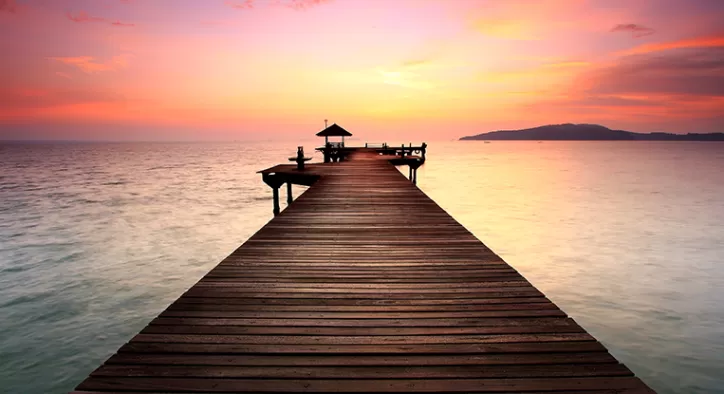
#> input picture manzara-fotografi-cekmek-724x394.webp, 724 x 394 px; the run also reads 1 picture not shown here
$ python testing_image.py
#> lines starting #> are read from the running program, lines starting #| are printed output that depends on the picture; long printed decimals are rounded
import cv2
import numpy as np
from scipy.stats import ttest_ind

def calculate_histogram(image):
    # Check if the image is loaded successfully
    if image is None:
        raise ValueError("Image not loaded properly.")
    # Calculate histogram
    histogram = cv2.calcHist([image], [0], None, [256], [0, 256])
    return histogram

def perform_statistical_test(histogram1, histogram2):
    # Check if both histograms have the same shape
    if histogram1.shape != histogram2.shape:
        raise ValueError("Histograms have different shapes.")
    # Perform t-test
    t_statistic, p_value = ttest_ind(histogram1, histogram2)
    return t_statistic, p_value

# Paths to the original image and the distorted (hidden message) image
original_image_path = "manzara-fotografi-cekmek-724x394.webp"
distorted_image_path = "embedded_img.png"

# Load images
original_image = cv2.imread(original_image_path, 0)
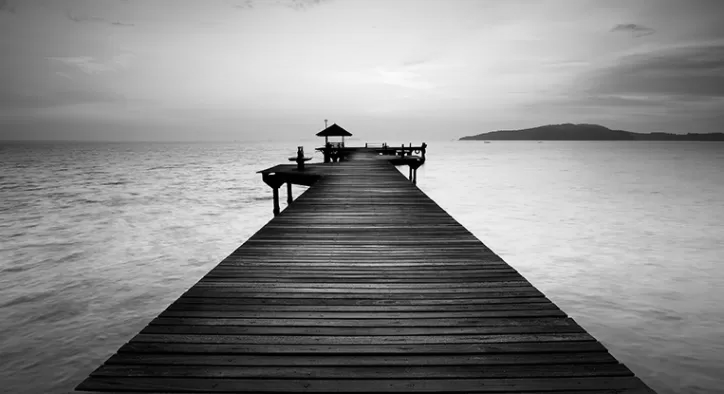
#> original_image: shape (394, 724); min 0, max 250, mean 137.4
distorted_image = cv2.imread(distorted_image_path, 0)
#> distorted_image: shape (394, 724); min 0, max 250, mean 136.9

# Calculate histograms
original_histogram = calculate_histogram(original_image)
#> in calculate_histogram, `histogram = cv2.calcHist([image], [0], None, [256], [0, 256])`: histogram = 256 values, max 2337 at index 230, min 0 at index 251, mean 1114.3
#> original_histogram has the same summary as histogram in calculate_histogram
distorted_histogram = calculate_histogram(distorted_image)
#> distorted_histogram = 256 values, max 2221 at index 230, min 0 at index 251, mean 1114.3

# Perform histogram analysis
# Histogram comparison process is performed here.

# Statistical test
try:
    t_statistic, p_value = perform_statistical_test(original_histogram, distorted_histogram)
#> in perform_statistical_test, `t_statistic, p_value = ttest_ind(histogram1, histogram2)`: t_statistic = [0]; p_value = [1]
#> t_statistic = [0]; p_value = [1]
    print("T statistic:", t_statistic)
#| T statistic: [0.]
    print("P value:", p_value)
#| P value: [1.]
except ValueError as e:
    print("Error:", e)


import cv2

# İki resmin Peak Signal-to-Noise Ratio'sunu hesaplar
def calculate_psnr(image1, image2):
    psnr = cv2.PSNR(image1, image2)
    return psnr

# İki resmi yükle
image1 = cv2.imread("manzara-fotografi-cekmek-724x394.webp", cv2.IMREAD_COLOR)
#> image1 is the input picture: shape (394, 724, 3); mean B, G, R 111.5, 127.2, 167.3
image2 = cv2.imread("embedded_img.png", cv2.IMREAD_COLOR)


# PSNR'yi hesapla
psnr_value = calculate_psnr(image1, image2)
#> in calculate_psnr, `psnr = cv2.PSNR(image1, image2)`: psnr = 89.33
#> psnr_value = 89.33
print("PSNR Value:", psnr_value)
#| PSNR Value: 89.325


import cv2
import numpy as np

# İki resmin Mean Squared Error'ını hesaplar
def calculate_mse(image1, image2):
    mse = np.mean((image1 - image2) ** 2)
#> mse = 7.6e-05
    return mse

# İki resmi yükle
image1 = cv2.imread("manzara-fotografi-cekmek-724x394.webp", cv2.IMREAD_COLOR)
image2 = cv2.imread("embedded_img.png", cv2.IMREAD_COLOR)

# MSE'yi hesapla
mse_value = calculate_mse(image1, image2)
#> mse_value = 7.6e-05
print("MSE Value:", mse_value)
#| MSE Value: 7.595516541866488e-05


import cv2
import numpy as np

# İki resmin Mean Absolute Error'ını hesaplar
def calculate_mae(image1, image2):
    mae = np.mean(np.abs(image1 - image2))
#> mae = 0.00809
    return mae

# İki resmi yükle
image1 = cv2.imread("manzara-fotografi-cekmek-724x394.webp", cv2.IMREAD_COLOR)
image2 = cv2.imread("embedded_img.png", cv2.IMREAD_COLOR)

# MAE'yi hesapla
mae_value = calculate_mae(image1, image2)
#> mae_value = 0.00809
print("MAE Value:", mae_value)
#| MAE Value: 0.00809


from skimage.metrics import structural_similarity as ssim
import cv2
import numpy as np
# İki resmin benzerliğini ölçmek için Structural Similarity Index'i hesaplar
def calculate_ssim(image1, image2):
    ssim_score, _ = ssim(image1, image2, full=True, channel_axis=2)
#> ssim_score = 1
    return ssim_score

# İki resmi yükle
image1 = cv2.imread("manzara-fotografi-cekmek-724x394.webp", cv2.IMREAD_COLOR)
image2 = cv2.imread("embedded_img.png", cv2.IMREAD_COLOR)

# SSI'yi hesapla
ssim_score = calculate_ssim(image1, image2)
#> ssim_score = 1
print("SSI Score:", ssim_score)
#| SSI Score: 1
